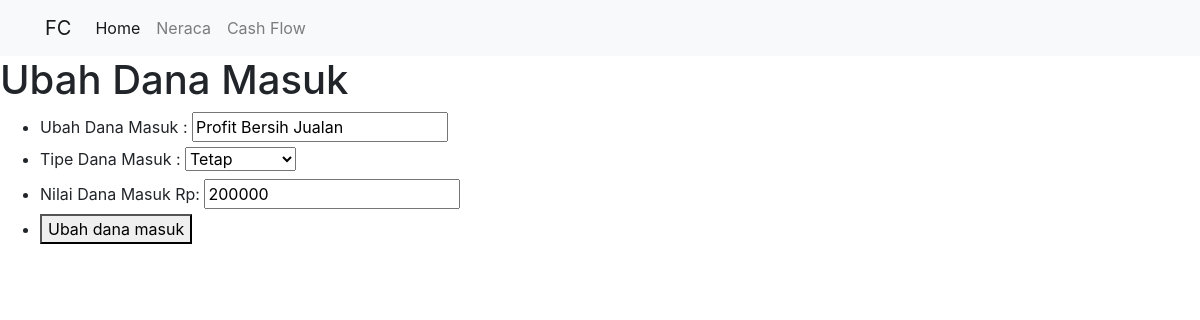
Screenshot of /public/cashflow/ubahdansuk/1 with the database file from the repository.
### tables this page shows
CREATE TABLE IF NOT EXISTS `dansuk` (
  `id` int(11) NOT NULL AUTO_INCREMENT,
  `nama` text NOT NULL,
  `tipe` text NOT NULL,
  `nilai` int(11) NOT NULL,
  PRIMARY KEY (`id`)
);

### app/core/Controller.php (called while the page is built, shortened)
<?php
class Controller {
    public function view($view, $data = [])
    {
        require_once '../app/views/' . $view . '.php';
    }
    public function model($model)
    {
        return new $model;
    }
}

### app/controllers/Cashflow.php (called while the page is built, shortened)
<?php
Class Cashflow Extends Controller {
    public function ubahdansuk($id)
    {
        $data['judul'] = 'Ubah Dana Masuk';
        $data['dansuk'] = $this->model('Dansuk_model')->getDansukById($id);
        $this->view('cashflow/ubahdansuk', $data);
    }
}

### app/core/App.php (called while the page is built, shortened)
<?php
class App {
    protected $method = 'index';
    protected $params = [];
    public function parseURL()
    {
        if( isset($_GET['url']) ) {
            $url = rtrim( $_GET['url'], '/');
            $url = filter_var( $url, FILTER_SANITIZE_URL);
            $url = explode( '/', $url);
            return $url;
        }
    }
    public function __construct()
    {
        $url = $this->parseURL();
        if( file_exists('../app/controllers/' . $url[0] . '.php') ) {
            unset($url[0]);
        }
        $this->controller = new $this->controller;
        if( isset($url[1]) ) {
            if( method_exists($this->controller, $url[1]) ) {
                $this->method = $url[1];
                unset($url[1]);
            }
        }
        if( !empty($url) ) {
            $this->params = array_values($url);
        }
        call_user_func_array( [$this->controller, $this->method], $this->params);
    }
}

### public/index.php (called while the page is built, shortened)
<?php
$app = new App;

### app/core/Database.php (called while the page is built, shortened)
<?php
class Database {
    private $host = DB_HOST;
    private $user = DB_USER;
    private $pass = DB_PASS;
    private $db_name = DB_NAME;
    private $dbh;
    private $stmt;
    public function __construct()
    {
        $dsn = 'mysql:host=' . $this->host . ';dbname='. $this->db_name;
        $option = [
            PDO::ATTR_PERSISTENT => true,
            PDO::ATTR_ERRMODE => PDO::ERRMODE_EXCEPTION
        ];
        try {
            $this->dbh = new PDO($dsn, $this->user, $this->pass, $option );
        } catch (PDOexception $e) {
            die($e->getMessage());
        }
    }
    public function query($query)
    {
        $this->stmt = $this->dbh->prepare($query);
    }
    public function bind($param, $value, $type = null)
    {
        if( is_null($type) ) {
            switch( true ) {
                default :
                $type = PDO::PARAM_STR;
            }
        }
        $this->stmt->bindValue($param, $value, $type);
    }
    public function execute()
    {
        $this->stmt->execute();
    }
    public function single()
    {
        $this->execute();
        return $this->stmt->fetch(PDO::FETCH_ASSOC);
    }
}

### app/models/Dansuk_model.php (called while the page is built, shortened)
<?php
class Dansuk_model {
    private $table = 'dansuk';
    private $db;
    public function __construct()
    {
        $this->db = new Database;
    }
    public function getDansukById($id)
    {
        $this->db->query('SELECT * FROM ' . $this->table . ' WHERE id =:id');
        $this->db->bind('id', $id);
        return $this->db->Single();
    }
}

### app/views/cashflow/ubahdansuk.php (the view, shortened to what this page needs)
<h1>Ubah Dana Masuk</h1>
    <form action="<?= BASEURL; ?>cashflow/editdansuk" method="post">
        <ul>
            <li>
                <label for="nama">Ubah Dana Masuk : </label>
                <input type="text" name="nama" id="nama" value="<?= $data["dansuk"]["nama"]; ?>">
            </li>
            <li>
                <label for="tipe">Tipe Dana Masuk : </label>
                <select name="tipe" id="tipe">
                    <option <?= $data["dansuk"]["tipe"] == "Tetap"?"selected":""; ?> value="Tetap">Tetap</option>
                </select>
            </li>
            <li>
                <label for="nilai">Nilai Dana Masuk Rp: </label>
                <input type="number" name="nilai" id="nilai" value="<?= $data["dansuk"]["nilai"]; ?>">
            </li>
            <li>
                <button type="submit" name="submit">Ubah dana masuk</button>
            </li>
        </ul>
    </form>

### rows the page displays
dansuk: nama "Profit Bersih Jualan", tipe "Tetap", nilai "200000"
